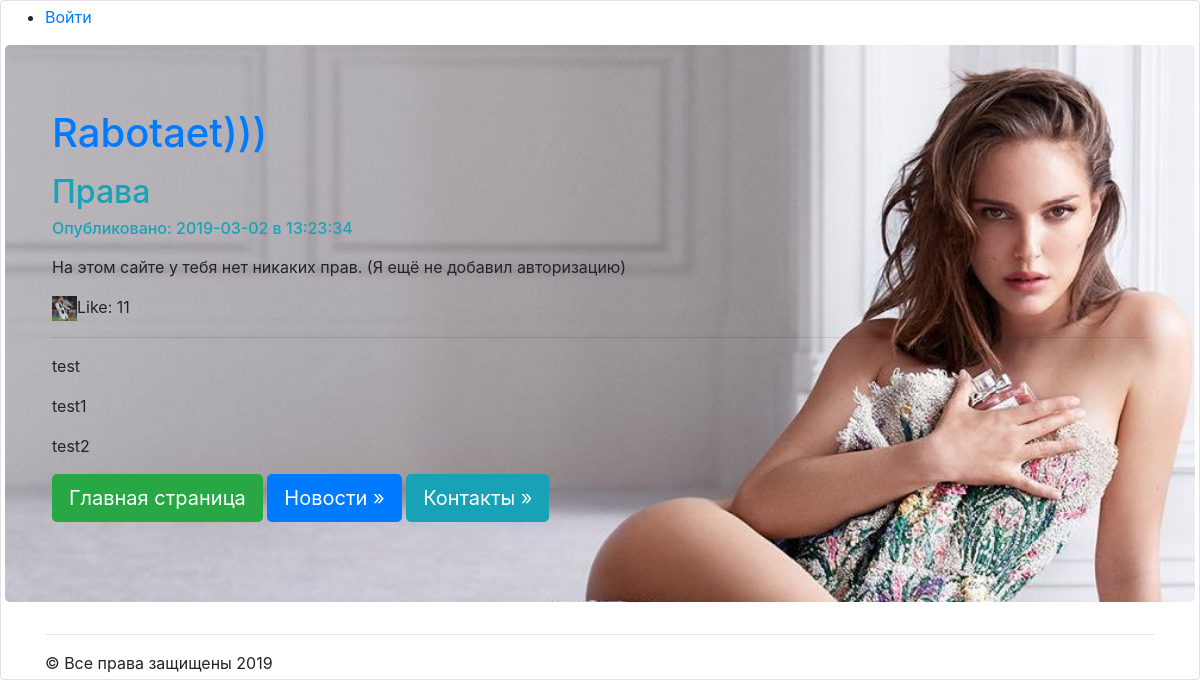
/news/3/, run on the app's committed database.
### news/models.py (models this page shows, shortened)
class Articles(models.Model):
    class Meta:
        db_table = 'article'
    title = models.CharField(max_length=100)
    body = models.TextField()
    date = models.DateTimeField()
    likes = models.IntegerField(default=0)

class Comments(models.Model):
    class Meta:
        db_table = 'comments'
    comments_text = models.TextField(verbose_name="Текст комментария")
    comments_articles = models.ForeignKey(Articles, on_delete= models.CASCADE)

### news/views.py (the view)
# urls.py: re_path(r'^(?P<article_id>\d+)/$', views.article, name='article'),
def article(request, article_id):
    comment_form = CommentForm
    args = {}
    args.update(csrf(request))
    args['article'] = Articles.objects.get(id=article_id)
    args['comments'] = Comments.objects.filter(comments_articles=article_id)
    args['form'] = comment_form
    args['username'] = auth.get_user(request).username
    return render_to_response('news/post.html', args)

### news/templates/news/post.html (shortened to what this page needs)
{% extends 'mainApp/rapper.html' %}
{% load staticfiles %}
{% block content%}
<h2 class="text-info">{{article.title}}</h2>
<h6 class="text-info">Опубликовано: {{article.date|date:"Y-m-d"}} в
    {{article.date|date:"H:i:s"}}</h6>
<p>{{article.body|safe|linebreaks}}</p>
<p><a href="/news/{{ article.id }}/addLike/"> <img src="{% static 'mainApp/image/like.jpg' %}" width="25px" height="25px"></a>Like: {{article.likes}}</p>
<hr>
{% for comment in comments %}
<p>{{ comment.comments_text }}</p>
{% endfor %}
{% endblock %}

### data on the page
Articles: title "Права", date "2019-03-02", date "13:23:34", body "На этом сайте у тебя нет никаких прав. (Я ещё не добавил авторизацию)", likes "11"
Comments: comments_text "test"
Comments: comments_text "test1"
Comments: comments_text "test2"
